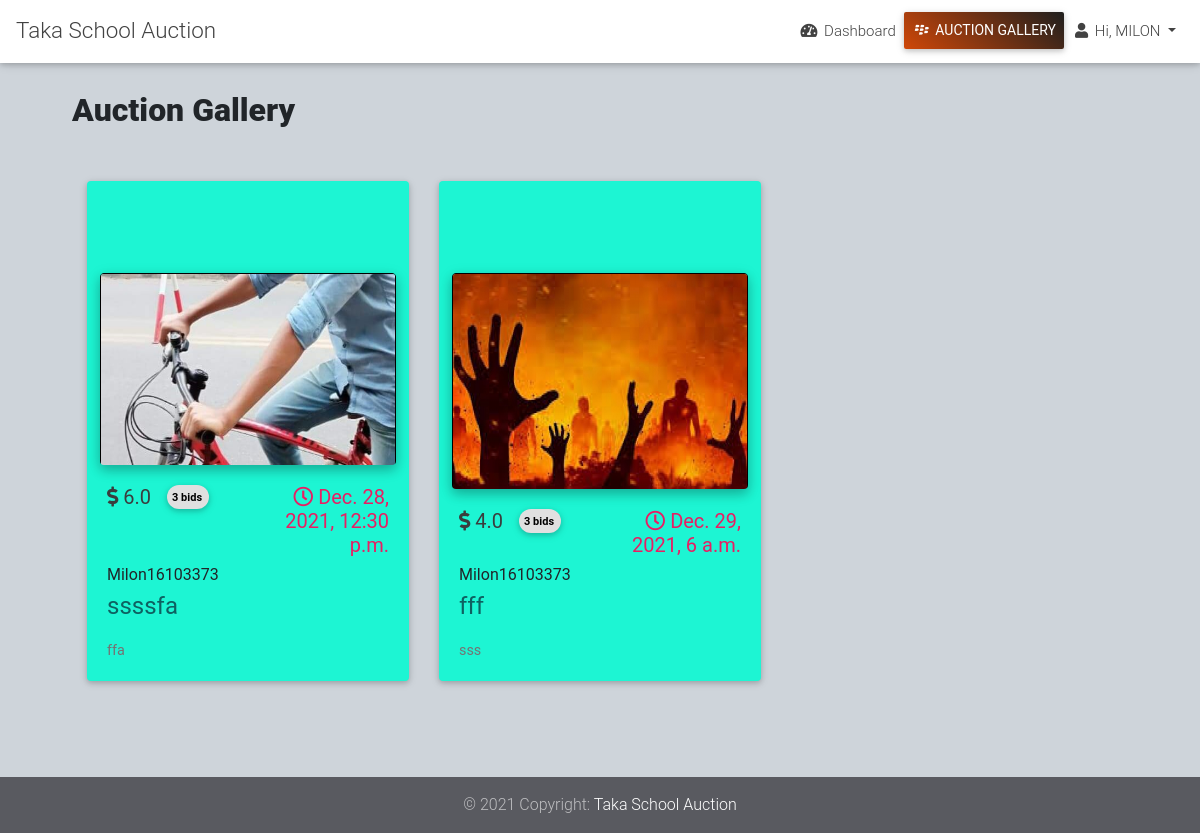
Screenshot of /auction-gallery/ (signed in) with the database file from the repository.
### authentication/models.py (models this page shows, shortened)
class User(AbstractBaseUser, PermissionsMixin):
    hashed_id = models.CharField(
        null=True,
        blank=True,
        max_length=16,
        unique=True
    )
    name = models.CharField(max_length=256)
    email = models.EmailField(unique=True, null=False, blank=False)
    username = models.CharField(max_length=25, unique=True)
    phone = models.CharField(max_length=12)
    is_superuser = models.BooleanField(default=False)
    is_staff = models.BooleanField(default=False)
    is_admin = models.BooleanField(default=False)
    is_active = models.BooleanField(default=True)
    objects = UserManager()
    USERNAME_FIELD = 'email'
    REQUIRED_FIELDS = ['username']

### auction/models.py (models this page shows, shortened)
class AuditTrail(models.Model):
    hashed_id = models.CharField(null=True, blank=True, max_length=16, unique=True, db_index=True)
    created_at = models.DateTimeField(auto_now_add=True, auto_now=False)
    updated_at = models.DateTimeField(auto_now_add=False, auto_now=True)
    is_active = models.BooleanField(default=True)
    class Meta:
        abstract = True

class Product(AuditTrail):
    name = models.CharField(max_length=255)
    slug = models.SlugField(max_length=500, unique=True, null=True, blank=True)
    description = models.TextField()
    photo = models.ImageField(upload_to='product/%Y/%m/%d/',
                              default='product/product.png')
    min_bid_price = models.FloatField()
    auction_end_date = models.DateTimeField()
    user = models.ForeignKey(User, on_delete=models.CASCADE, related_name='product_user')
    class Meta:
        ordering = ('-created_at',)
    def get_is_auction_time_ended(self):
        is_auction_date_ended = False
        if self.auction_end_date < datetime.datetime.now(
                self.auction_end_date.tzinfo):
            is_auction_date_ended = True
        return is_auction_date_ended
    def get_max_bid(self):
        max_bid = None
        bids = Bid.objects.filter(product=self)
        if bids.count() > 0:
            max_bid = bids.order_by('-price').first()
        return max_bid
    def get_total_bid(self):
        bid = Bid.objects.filter(product=self).count()
        return bid if bid else 0

class Bid(AuditTrail):
    product = models.ForeignKey(
        Product,
        on_delete=models.CASCADE,
        related_name='bid_product'
    )
    bidder = models.ForeignKey(
        User,
        on_delete=models.CASCADE,
        related_name='bid_bidder'
    )
    price = models.FloatField()
    class Meta:
        ordering = ('-created_at',)

### auction/views.py (the view)
# urls.py: path('auction-gallery/', auction_gallery, name='auction-gallery'),
@login_required(login_url='authentication:user-login')
def auction_gallery(request):
    products = Product.objects.filter(is_active=True).order_by('-created_at')
    context = {'products': products, 'active': 'auction_gallery'}
    return render(request, 'auction_gallery.html', context)

### templates/auction_gallery.html (shortened to what this page needs)
{% extends 'base.html' %}
{% block main_content %}
    {% include 'item_gallery.html' %}
{% endblock %}

### templates/base.html (shortened to what this page needs)
{% load static %}
<!DOCTYPE html>
<html lang="en">
<head>
    {% include 'partials/_css.html' %}
</head>
<body class="fixed-sn white-skin">
<header>
    {% include 'partials/_navbar.html' %}
</header>
<main style="padding-top: 67px;">
    {% block main_content %}
    {% endblock %}
</main>
<footer class="page-footer pt-0 mt-5 rgba-stylish-light">
    <div class="footer-copyright py-3 text-center">
        <div class="container-fluid">
            &copy; 2021 Copyright: <a
                href="#" target="_blank"> Taka School Auction </a>
        </div>
    </div>
</footer>
</body>
</html>

### templates/partials/_css.html
{% load static %}
<link rel="stylesheet"
      href="https://use.fontawesome.com/releases/v5.11.2/css/all.css">
<link rel="stylesheet"
      href="{% static 'css/bootstrap.min.css' %}">
<link rel="stylesheet"
      href="{% static 'css/mdb.css' %}">
<link rel="stylesheet"
      href="{% static 'css/modules_/animations-extended.min.css' %}">
<link rel="stylesheet" href="{% static 'css/style.css' %}">

### templates/partials/_navbar.html (shortened to what this page needs)
{% load static %}
<nav class="navbar fixed-top navbar-expand-lg scrolling-navbar double-nav">
    <div class="logo-sn waves-effect mr-auto ml-3">
        <div class="text-center">
            <a href="/" class="pl-0"
               style="font-style: ;font-size: 1.4rem;">
                Taka School Auction
            </a>
        </div>
    </div>
    <div class="d-flex">
        <ul class="nav navbar-nav nav-flex-icons ml-auto"
            style="font-size: 14px;">
            <li class="nav-item ">
                <a href="{% url 'auction:dashboard' %}" class="nav-link waves-effect
                      ">
                    <i class=" fas fa-tachometer-alt"></i>
                    <span class="clearfix d-none d-sm-inline-block">
                        Dashboard
                    </span></a>
            </li>
            {% if request.user.is_admin %}
                <li class="nav-item ">
                    <a href="{% url 'auction:auction-gallery' %}"
                       class="nav-link waves-effect
                    {% if active == 'auction_gallery' %} btn aqua-gradient
                      nav-item-selected text-white {% endif %}">
                        <i class="fab fa-blackberry"></i>
                        <span class="clearfix d-none
                            d-sm-inline-block">Auction Gallery</span></a>
                </li>
            {% endif %}
            <li class="nav-item dropdown">
                <a class="nav-link dropdown-toggle waves-effect" href="#"
                   id="userDropdown" data-toggle="dropdown"
                   aria-haspopup="true" aria-expanded="false">
                    <i class="fas fa-user"></i> <span
                        class="clearfix d-none d-sm-inline-block"> Hi,
                    {{ request.user.username|upper }}</span>
                </a>
            </li>
        </ul>
    </div>
</nav>

### templates/partials/_alert.html (shortened to what this page needs)
{% load static %}

### templates/item_gallery.html (shortened to what this page needs)
{% load static %}
<div class="container">
    <section>
        <div class="row d-flex align-content-center">
            <h2 class="font-weight-bold  mt-lg-4"><strong>
                {% if '/my-auctions/' in request.path %}
                    My Auctions
                {% else %}
                    Auction Gallery
                {% endif %}
            </strong></h2>
        </div>
        <div class="row pb-4">
            {% for product in products %}
                <div class="col-md-4 mb-4">
                    <section>
                        <div class="card card-cascade narrower"
                             style="margin-top: 44px; height: 500px;">
                            <div class="view view-cascade overlay">
                                <img src="{{ product.photo.url }}"
                                     class="card-img-top"
                                     alt="{{ product.name }}" style="height:
                                      280px; border: 1px solid black;">
                            </div>
                            <div class="card-body card-body-cascade">
                                <div class="d-flex justify-content-between">
                                    <div class="d-flex
                                    justify-content-sm-start w-50">
                                        <h5 style="color: #3a3d3d">
                                            <i class="fas fa-dollar-sign"></i>
                                            {% if product.get_max_bid is not None %}
                                                {{ product.get_max_bid.price }}
                                            {% else %}
                                                {{ product.min_bid_price }}
                                            {% endif %}
                                        </h5>
                                        <span style="font-size: 11px;
                                        padding: 7px 7px 3px 5px;
                                        height: 24px;"
                                              class="badge badge-pill
                                              badge-light ml-3">
                                    {{ product.get_total_bid }}
                                    bid{{ product.get_total_bid|pluralize:'s' }}
                                </span>
                                    </div>
                                    <h5 class="pink-text w-50 text-right">
                                        {% if product.get_is_auction_time_ended %}
                                            Auction Ended
                                        {% else %}
                                            <i class="far fa-clock"></i>
                                            {{ product.auction_end_date }}
                                        {% endif %}
                                    </h5>
                                </div>
                                <h6>
                                    {{ product.user.username|capfirst }}
                                </h6>
                                <h4 class="card-title">
                                    <a style="color:#0e6161"
                                       href="{% url 'auction:item-detail' product.slug %}"
                                       class="card-link waves-effect waves-ripple">
                                        {{ product.name }}
                                    </a>
                                </h4>
                                <p class="card-text">
                                    {{ product.description|slice:":90" }}
                                </p>
                            </div>
                        </div>
                    </section>
                </div>
            {% endfor %}
        </div>
    </section>
</div>

### templates/partials/_scripts.html (shortened to what this page needs)
{% load static %}

### static/css/style.css (style rules this page uses)
.nav-item-selected { font-size: 14px !important; padding: 8px; margin: 0; }

### rows the page displays
User: user.username "MILON"
Product: photo (picture), get_max_bid.price "6.0", get_total_bid "3", auction_end_date "Dec. 28, 2021, 12:30 p.m.", user.username "Milon16103373", name "ssssfa", description "ffa"
Product: photo (picture), get_max_bid.price "4.0", get_total_bid "3", auction_end_date "Dec. 29, 2021, 6 a.m.", user.username "Milon16103373", name "fff", description "sss"
